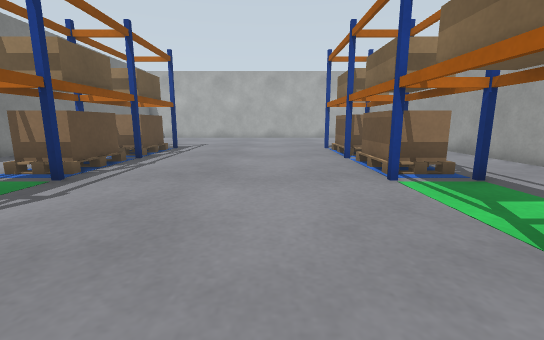
[1] (above)

13 first-person views from a walk through a world built for the Gazebo simulator. The camera is 0.61 m above the floor, tilts 10° down and sees 90° across. The floor is counted in squares, 0.5 m on a side. Each view is taken from the middle of a square. On the plan, view 1 faces up. The plan holds only what a view shows up to about 12 squares ahead; the rest is blank.

[2]
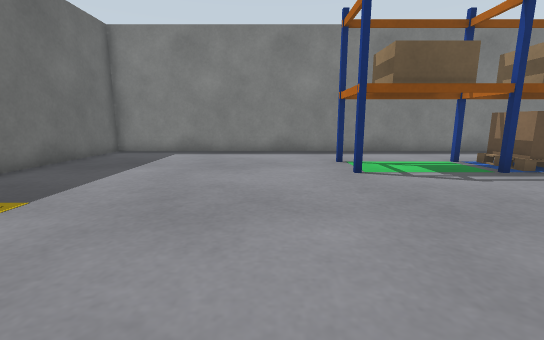

[3]
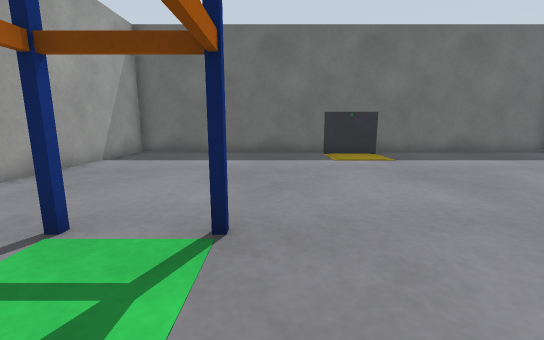

[4]
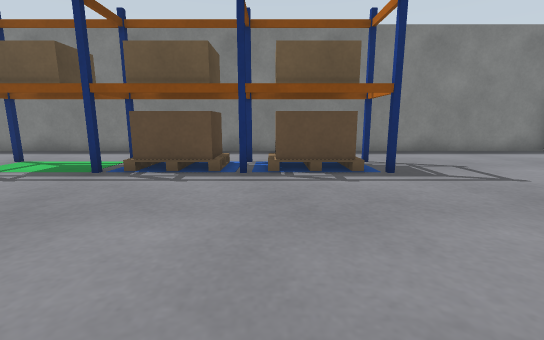

[5]
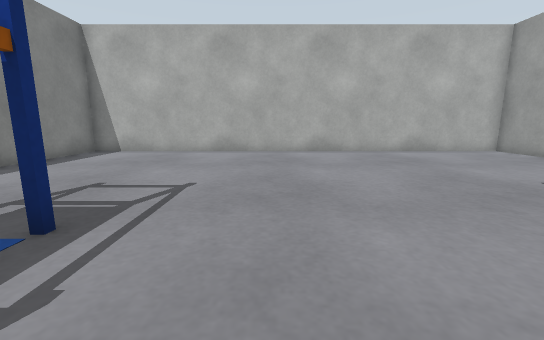

[6]
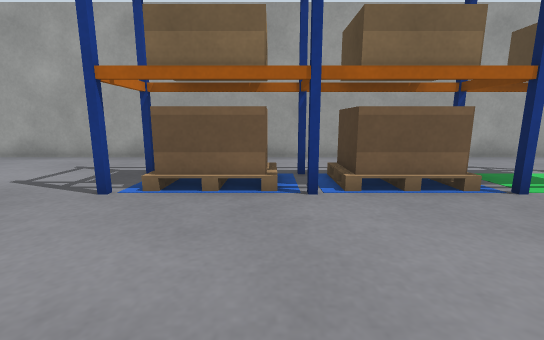

[7]
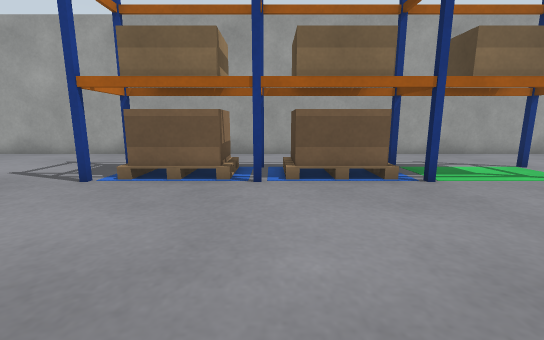

[8]
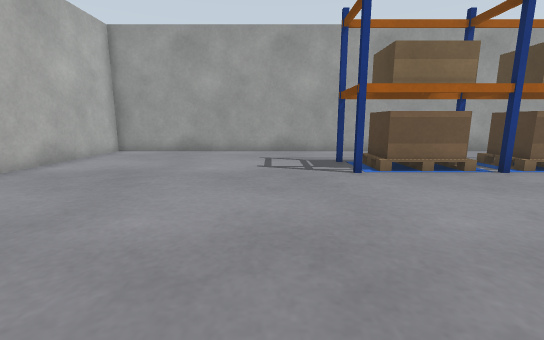

[9]
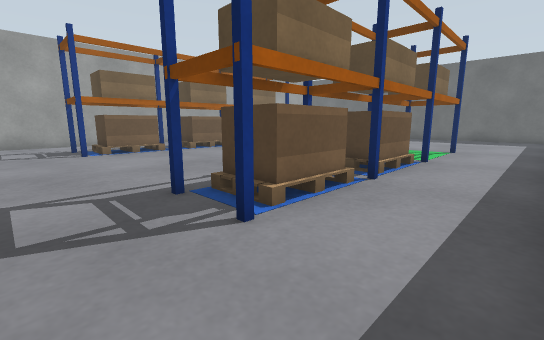

[10]
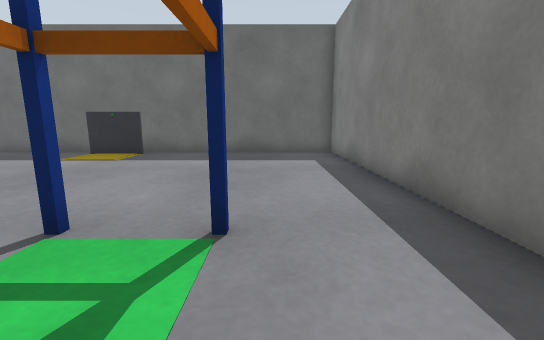

[11]
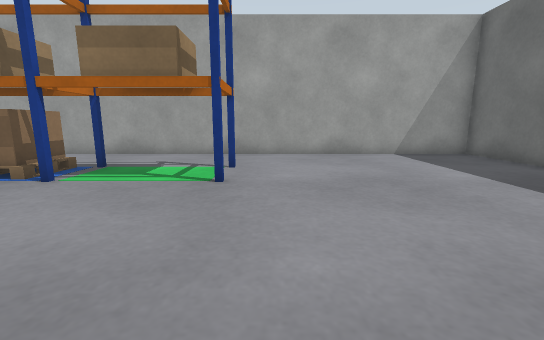

[12]
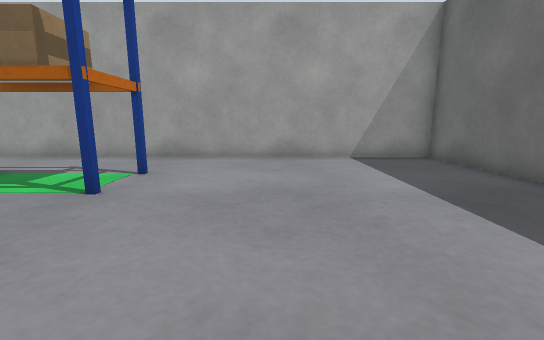

[13]
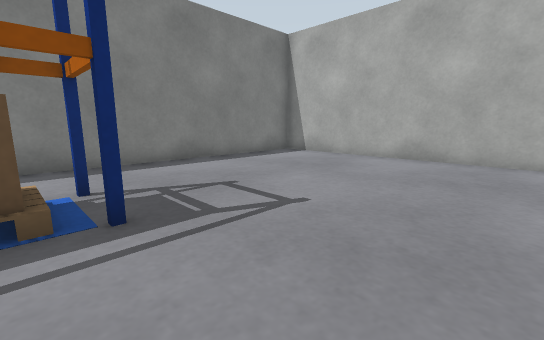

### Floor plan
Key: @ floor where view 1 was taken; # wall or solid block; . floor; R rack; P pallet; O other object.
Columns run from 10 left of view 1 to 8 right of it. Each row starts with its distance up from view 1.
 22 ###################
 21 #.................#
 20 #.................#
 19 #.................#
 18 #.................#
 17 #.................#
 16 #.................#
 15 #.................#
 14 #.................#
 13 #...RR.......RR...#
 12 #...PP.......PP...#
 11 #...PP.......PP  .#
 10 #...PP.......PP...#
  9 #...RR.......RR...#
  8 #...PP.......PP...#
  7 #...PP.......PP...#
  6 #...RR.......RR...#
  5 #...RR.......RR...#
  4 #...RR.......RR...#
  3 #...RR.......RR...#
  2 #...RR.......RR...#
  1 #.................#
  0 #.........@.......#
 -1 #.................#
 -2 #.................#
 -3 #.................#
 -4 #.................#
 -5 #.......OOO.......#
 -6 #.................#
 -7 ###################

Positions as (right, up) in squares from view 1, and headings:
1: (0, 0), facing up
2: (2, 0), facing left
3: (2, 5), facing down
4: (2, 10), facing left
5: (-2, 10), facing up
6: (-2, 10), facing right
7: (-3, 9), facing right
8: (-4, 15), facing right
9: (-9, 15), facing down-right
10: (-7, 5), facing down
11: (-3, 1), facing right
12: (-2, -1), facing right
13: (-1, 12), facing up-left
